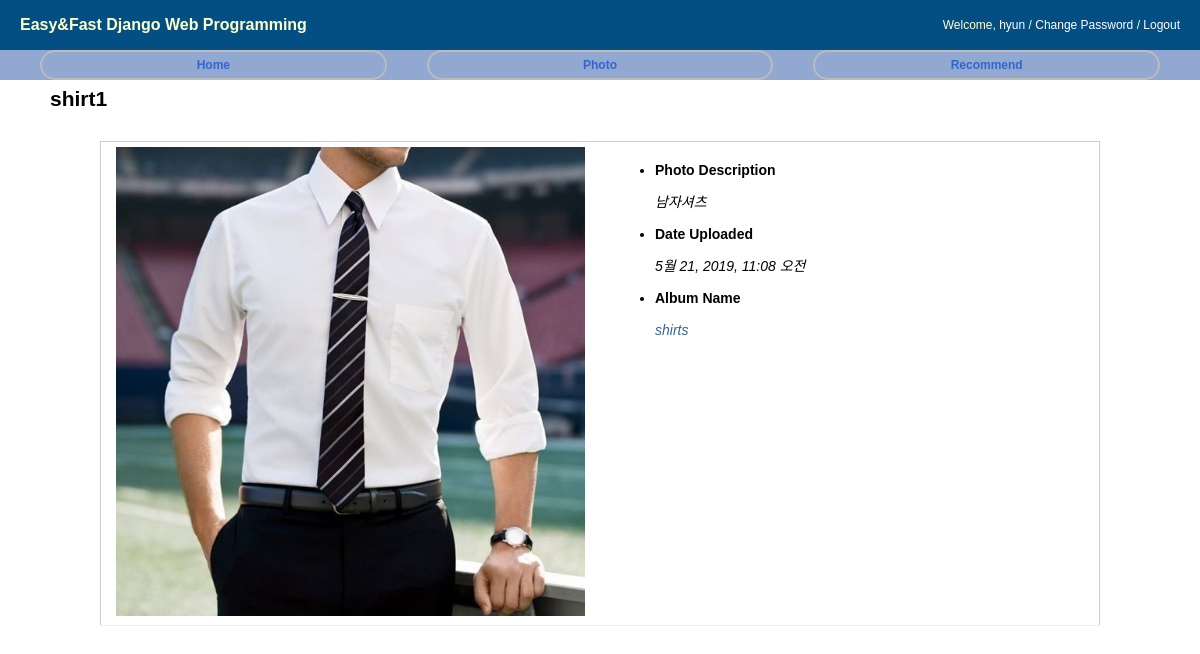
The page /photo/photo/2/ on the database its author committed.
### photo/models.py (models this page shows, shortened)
class Photo(models.Model):
    album = models.ForeignKey('Album', on_delete=models.CASCADE)
    title = models.CharField(max_length=50)
    image = ThumbnailImageField(upload_to='photo/%Y/%m')
    description = models.TextField('Photo Description', blank=True)
    upload_date = models.DateTimeField('Upload Date', auto_now_add=True)
    class Meta:
        ordering = ['title']

class Album(models.Model):
    name = models.CharField(max_length=50)
    description = models.CharField('One Line Description', max_length=100, blank=True)
    class Meta:
        ordering = ['name']

### photo/views.py (the view)
# urls.py: path('photo/<int:pk>/', PhotoDV.as_view(), name='photo_detail'),
class PhotoDV(DetailView):
    model = Photo

### photo/templates/photo/photo_detail.html (shortened to what this page needs)
{% extends "base.html" %}
{% load staticfiles %}
{% block extrastyle %}{% static "photo/photo.css" %}{% endblock %}
{% block content %}
<div id="content">
    <h2>{{ object.title }}</h2>
    <table class="photo-detail">
    <tr>
    <td>
        <a href="{{ object.image.url }}">
        <img style="max-width:100%" src="{{ object.image.url }}" />
        </a>
    </td>
    <td>
    <ul>
        <li>Photo Description</li>
        {% if object.description %}<p>{{ object.description|linebreaks }}</p>
        {% else %}<p>(blank)</p>{% endif %}
        <li>Date Uploaded</li>
        <p>{{ object.upload_date }}</p>
        <li>Album Name</li>
        <p><a href="{% url 'photo:album_detail' object.album.id %}">{{ object.album.name }}</a></p>
    </ul>
    </td>
    </tr></table>
</div>
{% endblock %}

### static/css/base.css (style rules this page uses)
body { font-family: "Lucida Grande", Verdana, Arial, sans-serif; font-size: 14px; }
div#content { position: absolute; top: 70px; left: 50px; right: 50px; }
a:link, a:visited { color: #369; text-decoration: none; }
table { border-collapse: collapse; }
td, th { line-height: 18px; border-bottom: 1px solid #eee; vertical-align: top; padding: 5px 15px; font-family: "Lucida Grande", Verdana, Arial, sans-serif; }

### photo/static/photo.css (style rules this page uses)
table.photo-detail { margin: 30px 50px 0 50px; border: 1px solid #ccc; }
table.photo-detail td { width: 50%; }
table.photo-detail ul li { font-weight: bold; }
table.photo-detail ul p { font-style: italic; }

### rows shown on the page
Photo: title "shirt1", image (picture), description "남자셔츠", upload_date "5월 21, 2019, 11:08 오전", album.name "shirts"
